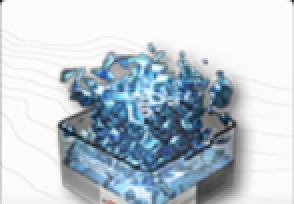
#> input picture backend/app/assets/materials/D96钢样品四.png, 147 x 102 px (shown 2 times larger)
$ python -i grid_detect.py   (imports and definitions only)
#> lines starting #> are read from the running program, lines starting #| are printed output that depends on the picture; after the words box and inside, x2 and y2 are one past the last pixel; in counts of white or black regions, pixels touching at a corner belong together
#> further down, picture is the input picture: shape (102, 147, 3); mean B, G, R 208.8, 201, 191.2
### backend/app/pipelines/edge_lattice.py
# backend/app/pipelines/edge_lattice.py
"""Edge-lattice augmentation for grid_detect.

Otsu-based detection finds *foreground item silhouettes* inside cards, not
card boundaries. On low-contrast screens like 武陵仓库 (translucent light
panel + medium-tone cards) the top row of bright crystals and a fully-merged
bottom row never appear as distinct contours. Canny edges, by contrast, fire
on the card-frame transition itself; projecting them onto x/y axes recovers
the periodic grid even where Otsu can't see the cards.

Used as a post-pass: baseline Otsu gives us seed boxes that localize each
inventory panel and estimate the card pitch. We then re-segment that ROI
from the edge map and only swap to the lattice result when it materially
beats baseline (see ``select_better`` for the gating).
"""
from __future__ import annotations

import cv2
import numpy as np

BBox = tuple[int, int, int, int]


# Below this seed count in a panel cluster, periodicity estimation is too
# noisy to trust. 4 lets us recover a 2×2 minimum without false positives.
_MIN_SEEDS_PER_GROUP = 4

# Vertical band where inventory dialogs live. Filters out top/bottom UI
# chrome (header bar, footer toolbar) before we cluster seeds into panels.
# IMG_9589's first weapon row starts above the old 0.16h cutoff, and its
# weapon panel extends lower than the inventory dialog this pass was first
# tuned against.
_CONTENT_Y_MIN_RATIO = 0.10
_CONTENT_Y_MAX_RATIO = 0.85

# Pitch estimation: only treat differences in this range as plausible
# card-to-card distances. Outside it, a "pitch" is either two cards in the
# same column (small diff) or a panel jump (large diff). IMG_9589 weapon
# rows are ~159px apart, so the upper bound needs to admit that layout.
_PITCH_LO = 55.0
_PITCH_HI = 200.0

# Per-cell occupancy thresholds. A predicted lattice cell counts as a real
# card if any of these signals fire on its inset ROI:
_OCCUPIED_EDGE_DENSITY = 0.035
_OCCUPIED_SAT_P90 = 58.0
_OCCUPIED_GRAY_STD = 18.0


def _center(box: BBox) -> tuple[float, float]:
    x, y, w, h = box
    return x + w / 2, y + h / 2


def _dedupe_boxes(boxes: list[BBox]) -> list[BBox]:
    """Drop near-duplicates by center proximity (35% of the smaller box dim)."""
    if not boxes:
        return []
    boxes = sorted(boxes, key=lambda b: b[2] * b[3], reverse=True)
    kept: list[BBox] = []
    for box in boxes:
        cx, cy = _center(box)
        duplicate = False
        for existing in kept:
            ex, ey = _center(existing)
            tol = 0.35 * min(existing[2], existing[3], box[2], box[3])
            if abs(cx - ex) <= tol and abs(cy - ey) <= tol:
                duplicate = True
                break
        if not duplicate:
            kept.append(box)
    return sorted(kept, key=lambda b: (b[1], b[0]))


# [20 lines left out: functions _cluster_1d, _estimate_pitch, not called in this run]


def _seed_groups(seeds: list[BBox], shape: tuple[int, int]) -> list[list[BBox]]:
    """Cluster seeds by x-position into per-panel groups."""
    h, _w = shape
    content = [
        b for b in seeds
        if _CONTENT_Y_MIN_RATIO * h <= _center(b)[1] <= _CONTENT_Y_MAX_RATIO * h
    ]
    if len(content) < _MIN_SEEDS_PER_GROUP:
        return []
    xs = [_center(b)[0] for b in content]
    pitch = _estimate_pitch(xs, tolerance=35) or 105.0
    content = sorted(content, key=lambda b: _center(b)[0])
    groups: list[list[BBox]] = [[content[0]]]
    for box in content[1:]:
        gap = _center(box)[0] - _center(groups[-1][-1])[0]
        if gap > max(1.55 * pitch, 145):
            groups.append([box])
        else:
            groups[-1].append(box)
    return [g for g in groups if len(g) >= _MIN_SEEDS_PER_GROUP]


# [97 lines left out: functions _projection_peaks, _regular_boundaries, _cell_is_occupied, not called in this run]


def detect_slots_edge_lattice(img: np.ndarray, seed_slots: list[BBox]) -> list[BBox]:
    """Infer slots from grid-line periodicity, using Otsu boxes as seeds."""
    gray = cv2.cvtColor(img, cv2.COLOR_BGR2GRAY) if img.ndim == 3 else img
    if img.ndim == 3:
        sat = cv2.cvtColor(img, cv2.COLOR_BGR2HSV)[:, :, 1]
    else:
        sat = np.zeros_like(gray)
    edges = cv2.Canny(cv2.GaussianBlur(gray, (3, 3), 0), 50, 120)
    cells: list[BBox] = []
    for group in _seed_groups(seed_slots, gray.shape[:2]):
        centers_x = [_center(b)[0] for b in group]
        centers_y = [_center(b)[1] for b in group]
        pitch_x = _estimate_pitch(centers_x, tolerance=35)
        pitch_y = _estimate_pitch(centers_y, tolerance=35)
        if pitch_x is None or pitch_y is None:
            continue
        # Wider left expansion when the seed cluster already spans many
        # columns — those panels likely have rows we missed entirely; narrow
        # expansion when we only have a few seeds keeps us from inventing
        # cells outside the real panel.
        detected_cols = len(_cluster_1d(centers_x, tolerance=35))
        left_expand = 1.55 if detected_cols >= 6 else 0.65
        x1 = max(0, int(min(centers_x) - left_expand * pitch_x))
        x2 = min(gray.shape[1] - 1, int(max(centers_x) + 0.70 * pitch_x))
        y1 = max(0, int(min(centers_y) - 0.70 * pitch_y))
        y2 = min(gray.shape[0] - 1, int(max(centers_y) + 0.70 * pitch_y))
        roi_edges = edges[y1:y2, x1:x2]
        x_peaks = _projection_peaks(
            roi_edges.sum(axis=0) / 255, x1, int(max(12, pitch_x * 0.28))
        )
        y_peaks = _projection_peaks(
            roi_edges.sum(axis=1) / 255, y1, int(max(10, pitch_y * 0.25))
        )
        xb = _regular_boundaries(x_peaks, x1, x2, pitch_x, max_count=14)
        yb = _regular_boundaries(y_peaks, y1, y2, pitch_y, max_count=8)
        if len(xb) < 2 or len(yb) < 2:
            continue
        for top, bottom in zip(yb, yb[1:]):
            for left, right in zip(xb, xb[1:]):
                cell = (left, top, right - left, bottom - top)
                if cell[2] < 45 or cell[3] < 45:
                    continue
                if _cell_is_occupied(cell, group, edges, sat, gray):
                    cells.append(cell)
    return _dedupe_boxes(cells)


# Selection gate: only augment baseline when lattice finds *materially* more
# cells (≥ +10) and stays within a plausible inventory size (≤ 56). Guards
# against edge_lattice firing on unrelated UI screens.
_AUGMENT_MIN_GAIN = 10
_AUGMENT_MAX_TOTAL = 56


def select_better(baseline: list[BBox], lattice: list[BBox]) -> list[BBox]:
    """Merge lattice additions while preserving baseline geometry.

    Baseline boxes are aligned with user-labeled templates, so when lattice
    fires we only use it to fill cells whose centers do not already overlap a
    baseline center within half the median baseline box size.
    """
    if (
        len(lattice) >= len(baseline) + _AUGMENT_MIN_GAIN
        and len(lattice) <= _AUGMENT_MAX_TOTAL
    ):
        if not baseline:
            return lattice
        median_w = float(np.median([b[2] for b in baseline]))
        median_h = float(np.median([b[3] for b in baseline]))
        tol_x = 0.5 * median_w
        tol_y = 0.5 * median_h
        baseline_centers = [_center(box) for box in baseline]
        merged = list(baseline)
        for cell in lattice:
            cx, cy = _center(cell)
            overlaps_baseline = any(
                abs(cx - bx) <= tol_x and abs(cy - by) <= tol_y
                for bx, by in baseline_centers
            )
            if not overlaps_baseline:
                merged.append(cell)
        return sorted(merged, key=lambda b: (b[1], b[0]))
    return baseline

### backend/app/pipelines/grid_detect.py
# backend/app/pipelines/grid_detect.py
from __future__ import annotations

import statistics

import cv2
import numpy as np

from app.pipelines.edge_lattice import detect_slots_edge_lattice, select_better

# Aspect ratio tolerance. Inventory slots are near-square (~1.0) while
# operator / weapon portrait cards are taller (~0.74). Widen the range to
# cover both layouts rather than requiring the caller to special-case.
_AR_MIN = 0.6
_AR_MAX = 1.5
_MIN_AREA = 40 * 40  # reject tiny contours
_MAX_AREA_RATIO = 0.25  # reject contours that span too much of the canvas

# Canvas brightness threshold for choosing thresholding direction. The
# inventory screen is dark (slots brighter than bg, mean ~50-80) but the
# operator / weapon rosters have light backgrounds (cards darker than bg,
# mean ~150). Mid-range values (~130) come from synthetic test fixtures
# with a balanced bright/dark mix — those should stay on the normal path.
_LIGHT_BG_MEAN = 145

# Median-based outlier handling. Only kicks in with ≥4 slots.
# - Oversized boxes (w/h > 1.9× median) are merged "super slots" from Otsu
#   gluing adjacent cards; split them into sub-cells sized at the median.
# - Undersized boxes (w/h < 0.6× median) are fragments; drop them.
# - 1.9× (not 1.4×) so screens with two grid regions of different slot sizes
#   (e.g. 武陵仓库 main grid 68px + 背包 panel 98px, ratio 1.44) both pass.
#   Real super-slots are ≥2× in a dimension — the 1.9 ceiling still catches
#   those while tolerating dual-grid screens.
_MEDIAN_OUTLIER_MIN_COUNT = 4
_MEDIAN_W_MAX = 1.9
_MEDIAN_W_MIN = 0.6

# Split-validity bounds for `_split_super_slot`. When Otsu glues adjacent
# cards into one oversized blob, ``round(w/median)`` / ``round(h/median)``
# tells us the presumed cell count. But we must distinguish *real* grid
# merges (where ratios are near integers like 2.0, 2.2) from *non-grid*
# blobs that happen to be big — e.g. the in-game 3D scene visible outside
# an open dialog on 武陵仓库 can produce a single huge contour whose ratios
# are 3.4 / 4.4 and have no internal grid structure. Splitting such a blob
# fabricates N×M ghost sub-cells that pollute the result.
#
# Rules:
#   - ``_SPLIT_MAX_RATIO``: ratios above this (>3 along either axis) are not
#     legitimate grid merges — drop the blob. Real merges are typically 2×N
#     or N×2 because cards that far apart aren't in the same connected blob.
#   - ``_SPLIT_RATIO_TOLERANCE``: fractional deviation between the float
#     ratio and the rounded integer cell count. 0.35 admits the common
#     ~2.33 ratio (see test_splits_oversized_merged_slot_into_subcells where
#     Otsu+close grows a 260px blob to 280px on a 120px median = 2.33) while
#     still rejecting the 3.4/4.4 case.
_SPLIT_MAX_RATIO = 3.0
_SPLIT_RATIO_TOLERANCE = 0.35


# [41 lines left out: function _split_super_slot, not called in this run]

BBox = tuple[int, int, int, int]


def detect_slots(img: np.ndarray, close_kernel: int = 5) -> list[BBox]:
    """
    Detect grid slots as roughly-square regions brighter than the canvas.
    Returns list of (x, y, w, h) in image coordinates.

    ``close_kernel`` picks the size of the MORPH_CLOSE structuring element. The
    caller chooses: 7 for small-slot screens like 武陵仓库 (≈68px slots), 5 for
    larger cards like operators / weapons which were labelled at that geometry
    (changing the kernel changes the detected bbox size, invalidating existing
    labeled template captures). Default 5 preserves legacy behavior.

    On low-contrast dual-panel screens (e.g. 武陵仓库) Otsu detects item
    silhouettes inside cards but misses the cards themselves where the panel /
    card gray gap is small. After the Otsu pass we try an edge-projection
    lattice that uses the Otsu seeds to localize panels and re-segment from
    Canny edges; ``select_better`` only swaps in the lattice result when it's
    a clear, plausible improvement.
    """
    baseline = _baseline_detect(img, close_kernel)
    lattice = detect_slots_edge_lattice(img, baseline)
    return select_better(baseline, lattice)


def _baseline_detect(img: np.ndarray, close_kernel: int) -> list[BBox]:
#> called with close_kernel = 5
    if img.ndim == 3:
        gray = cv2.cvtColor(img, cv2.COLOR_BGR2GRAY)
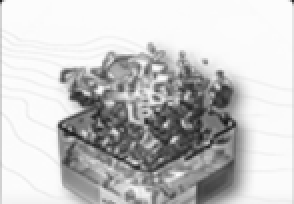
#> gray: shape (102, 147) (shown 2 times larger); min 23, max 253, mean 199.2
    else:
        gray = img
    # On light-background screens (operator / weapon rosters) the cards are
    # darker than the bg — invert so the cards become the foreground blobs.
    thresh_type = cv2.THRESH_BINARY_INV if gray.mean() > _LIGHT_BG_MEAN else cv2.THRESH_BINARY
#> thresh_type = 1
    _, binary = cv2.threshold(gray, 0, 255, thresh_type + cv2.THRESH_OTSU)
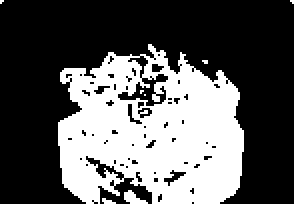
#> binary: shape (102, 147) (shown 2 times larger); 35.6% white; 8 white regions (6 under 20 px), largest, box (x1, y1, x2, y2) and area: (29, 22, 122, 102) 5265, (62, 95, 74, 102) 46
    kernel = cv2.getStructuringElement(cv2.MORPH_RECT, (close_kernel, close_kernel))
    closed = cv2.morphologyEx(binary, cv2.MORPH_CLOSE, kernel)
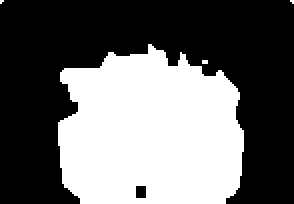
#> closed: shape (102, 147) (shown 2 times larger); 40.7% white; 4 white regions (3 under 20 px)

    contours, _ = cv2.findContours(closed, cv2.RETR_EXTERNAL, cv2.CHAIN_APPROX_SIMPLE)
#> contours = 4 contours, 3 with area under 20; largest, box (x1, y1, x2, y2) and area: (29, 22, 122, 102) 5964
    canvas_area = gray.shape[0] * gray.shape[1]
#> canvas_area = 14994
    slots: list[BBox] = []
    for cnt in contours:
        x, y, w, h = cv2.boundingRect(cnt)
        area = w * h
        if area < _MIN_AREA:
            continue
        if area > canvas_area * _MAX_AREA_RATIO:
            continue
        ar = w / h if h > 0 else 0
        if ar < _AR_MIN or ar > _AR_MAX:
            continue
        slots.append((x, y, w, h))
#> this loop made 4 passes
#> (x, y, w, h, area) on pass 2: (29, 22, 93, 80, 7440)
#> after the loop, slots = []

    if len(slots) < _MEDIAN_OUTLIER_MIN_COUNT:
        return slots

    median_w = statistics.median(s[2] for s in slots)
    median_h = statistics.median(s[3] for s in slots)

    kept: list[BBox] = []
    oversized: list[BBox] = []
    for s in slots:
        w, h = s[2], s[3]
        if w < _MEDIAN_W_MIN * median_w or h < _MEDIAN_W_MIN * median_h:
            continue
        if w > _MEDIAN_W_MAX * median_w or h > _MEDIAN_W_MAX * median_h:
            oversized.append(s)
        else:
            kept.append(s)

    # Prefer directly-detected slots. Only append split sub-cells whose centers
    # are far enough from any already-kept slot (half-median cell pitch).
    dedup_threshold = 0.5 * min(median_w, median_h)

    def _center(b: BBox) -> tuple[float, float]:
        return b[0] + b[2] / 2, b[1] + b[3] / 2

    for s in oversized:
        for sub in _split_super_slot(s, median_w, median_h):
            scx, scy = _center(sub)
            overlap = any(
                abs(scx - kcx) < dedup_threshold and abs(scy - kcy) < dedup_threshold
                for kcx, kcy in (_center(k) for k in kept)
            )
            if not overlap:
                kept.append(sub)

    return kept


# [12 lines left out: function p75_height, not called in this run]

>>> import cv2
>>> picture = cv2.imread('../assets/materials/D96钢样品四.png')
>>> result = detect_slots(picture)
#> in detect_slots_edge_lattice, `sat = cv2.cvtColor(img, cv2.COLOR_BGR2HSV)[:, :, 1]`:
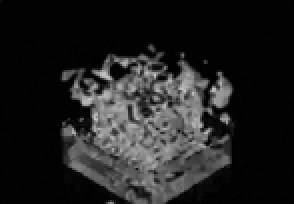
#> sat: shape (102, 147) (shown 2 times larger); min 0, max 200, mean 32.2
#> in detect_slots_edge_lattice, `edges = cv2.Canny(cv2.GaussianBlur(gray, (3, 3), 0), 50, 120)`:
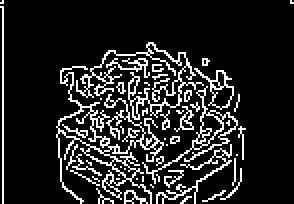
#> edges: shape (102, 147) (shown 2 times larger); 14.1% white in thin lines or dots
#> in _seed_groups, `h, _w = shape`: h = 102
#> after the loop in detect_slots_edge_lattice, `for group in _seed_groups(seed_slots, gray.shape[:2]):`: cells = []
#> result = []
